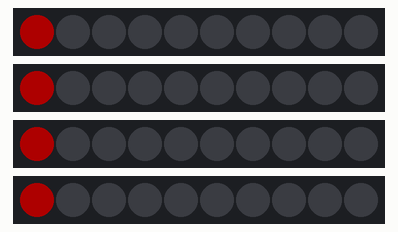
Bench run of a sketch on a simulated Arduino Uno, built with avr-gcc and run on an emulated ATmega328P. Parts: 4 × 10 RGB LEDs in strip order, left to right. Dim RGB values are drawn brighter than linear.

Above: at 0.15 s.
At 0.66 s:
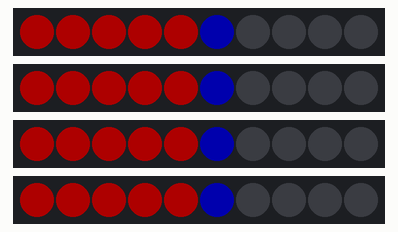
At 1.1 s:
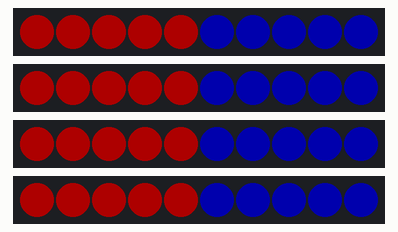
At 3.58 s:
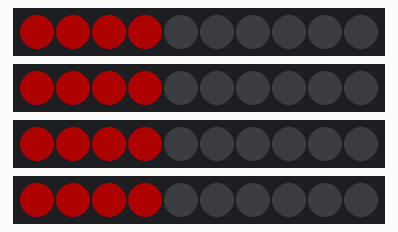

Measured:
- by itself, everything shown: repeats every 3.1 s, in 11 steps
- what the display in image 2 shows lasts 2.1 s, from 1.0 s to 3.1 s

The sketch:

ledStar.ino
```cpp
#include <Adafruit_NeoPixel.h>

#define NUMPIXELS 10
Adafruit_NeoPixel strip1 (NUMPIXELS, 4, NEO_GRB + NEO_KHZ800);
Adafruit_NeoPixel strip2 (NUMPIXELS, 3, NEO_GRB + NEO_KHZ800);
Adafruit_NeoPixel strip3 (NUMPIXELS, 10, NEO_GRB + NEO_KHZ800);
Adafruit_NeoPixel strip4 (NUMPIXELS, 12, NEO_GRB + NEO_KHZ800);
void setup() {
 strip1.begin();
 strip1.setBrightness(50);
 strip2.begin();
 strip2.setBrightness(50);
 strip3.begin();
 strip3.setBrightness(50);
 strip4.begin();
 strip4.setBrightness(50);
 }
 void loop() {
  strip1.setBrightness(50);
   strip2.setBrightness(50);
   strip3.setBrightness(50);
   strip4.setBrightness(50);

 for (int i = -1; i < 5; i++) {
      strip1.setPixelColor(i, strip1.Color(255, 0, 0));
      strip1.show();
      strip2.setPixelColor(i, strip2.Color(255, 0, 0));
      strip2.show();
      strip3.setPixelColor(i, strip3.Color(255, 0, 0));
      strip3.show();
      strip4.setPixelColor(i, strip4.Color(255, 0, 0));
      strip4.show();
      delay(100);
   }
    for (int i = 5; i < NUMPIXELS; i++) {
      strip1.setPixelColor(i, strip1.Color(0, 0, 255));
      strip1.show();
      strip2.setPixelColor(i, strip2.Color(0, 0, 255));
      strip2.show();
      strip3.setPixelColor(i, strip3.Color(0, 0, 255));
      strip3.show();
      strip4.setPixelColor(i, strip4.Color(0, 0, 255));
      strip4.show();
      delay(100);
   }
   delay(1000);
   strip1.setBrightness(0);
   strip2.setBrightness(0);
   strip3.setBrightness(0);
   strip4.setBrightness(0);
   delay(1000);
 }
```
